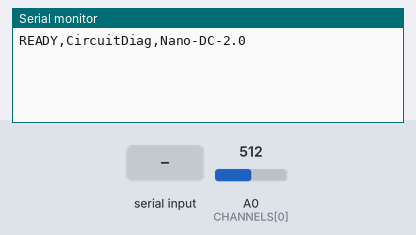
A sketch run on a simulated Arduino Nano, built with avr-gcc and run on an emulated ATmega328P. Parts: the last lines printed to the serial monitor. Inputs (shaded band) come from the test bench; at power-on: A0 (CHANNELS[0]) = 512.

Above: at 1.2 s.
1.3 s: "SCAN\n" received over Serial
At 1.61 s:
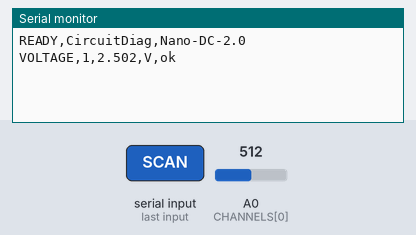
3.3 s: A0 (CHANNELS[0]) set to 716
At 3.61 s:
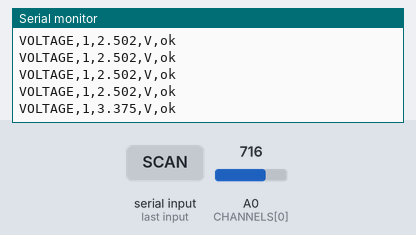
4.8 s: A0 (CHANNELS[0]) set to 900
At 5.11 s:
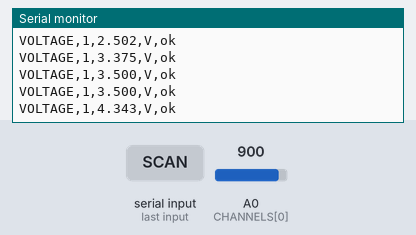
Timing chart, 0 to 7.8 s (numbered marks = the images above; inputs shaded):
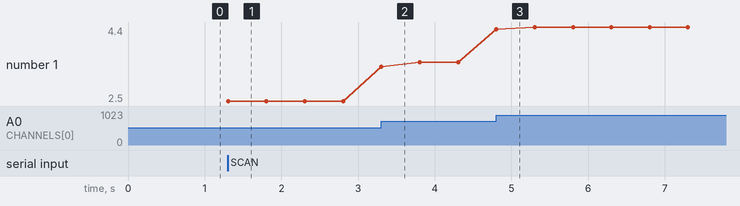

Measured:
- after the input at 1.3 s, the serial monitor: prints a new line at once (image 1)
- after the input at 3.3 s, the serial monitor: prints a new line at once (image 2)
- after the input at 4.8 s, the serial monitor: prints a new line at once (image 3)
- plotted number 1: 2.5 → 3.5 after the input at 3.3 s, 3.5 → 4.4 after the input at 4.8 s

The sketch:

circuit_diagnostic.ino
```cpp
/* CircuitDiag — Arduino Nano classique ATmega328P, 5 V / 16 MHz.
 * PAS compatible ESP32, Nano ESP32 ou UNO Q.
 * Mesure uniquement la tension continue. Aucune mesure de resistance,
 * de continuite ni detection automatique de composant defectueux.
 *
 * Premiere verification: 2 piles AA, negatif -> GND,
 * positif -> resistance 1 kohm -> A0. USB alimente la Nano.
 * La resistance 1 kohm NE protege PAS contre une surtension.
 * Jamais de secteur, tension negative ou tension > 5 V / > VREF.
 * Ne pas connecter une carte inconnue. Ne pas alimenter la carte par la Nano.
 * D2-D5 restent inutilises; aucun INPUT_PULLUP sur la carte testee.
 *
 * 115200 bauds, commandes SCAN / STOP terminees par nouvelle ligne.
 * CSV: VOLTAGE,1,3.000,V,ok
 * "ok" = lecture transmise, PAS composant sain.
 * Une lecture proche de VREF peut etre saturee: verifier au multimetre.
 */

const uint8_t CHANNELS[] = {A0, A1, A2, A3, A4, A5, A6, A7};
// Activer uniquement les entrees physiquement connectees.
// Par defaut: CH1 / A0 seulement. Ne pas lire les entrees flottantes.
const bool CHANNEL_ENABLED[] = {true, false, false, false, false, false, false, false};
const uint8_t NUM_CHANNELS = 8;
// Remplacer par la tension mesuree entre 5V et GND de la Nano alimentee en USB.
const float VREF = 5.000;
const uint16_t ADC_MAX = 1023;
const uint8_t SAMPLE_COUNT = 16;
const unsigned long SCAN_INTERVAL_MS = 500;

bool scanning = false;
char commandBuffer[16];
uint8_t commandLength = 0;
bool commandOverflow = false;
unsigned long lastScan = 0;

void setup() {
  Serial.begin(115200);
  analogReference(DEFAULT);
  Serial.println("READY,CircuitDiag,Nano-DC-2.0");
}

void readCommands() {
  while (Serial.available() > 0) {
    const char c = (char)Serial.read();
    if (c == '\n' || c == '\r') {
      commandBuffer[commandLength] = '\0';
      if (!commandOverflow && strcmp(commandBuffer, "SCAN") == 0) {
        scanning = true;
        lastScan = millis() - SCAN_INTERVAL_MS;
      } else if (!commandOverflow && strcmp(commandBuffer, "STOP") == 0) {
        scanning = false;
      }
      commandLength = 0;
      commandOverflow = false;
    } else if (commandLength < sizeof(commandBuffer) - 1) {
      commandBuffer[commandLength++] = c;
    } else {
      commandOverflow = true;
    }
  }
}

void scanChannels() {
  for (uint8_t i = 0; i < NUM_CHANNELS; i++) {
    if (!CHANNEL_ENABLED[i]) continue;
    analogRead(CHANNELS[i]); // Lecture ignoree apres changement de canal.
    unsigned long sum = 0;
    for (uint8_t s = 0; s < SAMPLE_COUNT; s++) {
      sum += analogRead(CHANNELS[i]);
      delayMicroseconds(200);
    }
    const float voltage = (sum / (float)SAMPLE_COUNT) * VREF / ADC_MAX;
    Serial.print("VOLTAGE,");
    Serial.print(i + 1);
    Serial.print(',');
    Serial.print(voltage, 3);
    Serial.println(",V,ok");
  }
}

void loop() {
  readCommands();
  if (scanning && millis() - lastScan >= SCAN_INTERVAL_MS) {
    lastScan = millis();
    scanChannels();
  }
}
```
